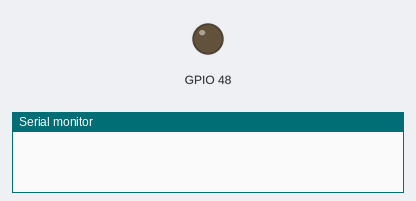
Recording of a sketch running on a simulated ESP32-S3. Shown: output pins drawn as LEDs (lit = HIGH), the last lines printed to the serial monitor. EEPROM starts erased.

Above: at 0.0 s.
At 7.6 s:
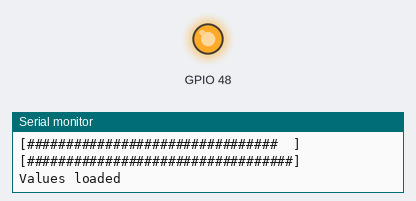
Timing chart, 0 to 9.1 s (numbered marks = the images above):
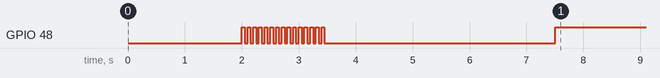

The sketch:

FlashToolUpdated_Aug16.ino
```cpp
#include <EEPROM.h>
#define dps_for 1
#define dps_mid 2
#define dps_rear 3

#define mspeed_for 4
#define mspeed_mid 5
#define mspeed_rear 6

#define brake_for 7
#define brake_mid 8
#define brake_rear 9

#define hang_for 10
#define hang_mid 11
#define hang_rear 12

#define idle_for 13
#define idle_mid 14
#define idle_rear 15

#define mode_for 16
#define mode_mid 17
#define mode_rear 18

#define burst_for 19
#define burst_mid 20
#define burst_rear 21

void setup(){
Serial.begin(9600); //start
pinMode(LED_BUILTIN, OUTPUT);
delay(2000);
Serial.println("Booted...");
EEPROM.begin(21);

for(int i = 0; i < 15; i++){  //led flash
  digitalWrite(LED_BUILTIN, HIGH);
  delay(50);
  digitalWrite(LED_BUILTIN, LOW);
  delay(50);
}


if((EEPROM.read(dps_for)) != 5){  //to make sure that we dont double write
Serial.println("Status: Started");
Serial.println("[#                                 ]");
delay(500);


EEPROM.write(dps_for, 4);
EEPROM.write(dps_mid, 6);
EEPROM.write(dps_rear, 8);
Serial.println("[########                          ]");
delay(500);

EEPROM.write(mspeed_for, 55);
EEPROM.write(mspeed_mid, 60);
EEPROM.write(mspeed_rear, 80);
Serial.println("[#############                     ]");
delay(500);

EEPROM.write(brake_for, 0);
EEPROM.write(brake_mid, 1);
EEPROM.write(brake_rear, 2);
Serial.println("[##################                ]");
delay(500);

EEPROM.write(hang_for, 20);
EEPROM.write(hang_mid, 30);
EEPROM.write(hang_rear, 40);
Serial.println("[#######################           ]");
delay(500);

EEPROM.write(idle_for, 0);
EEPROM.write(idle_mid, 0);
EEPROM.write(idle_rear, 0);
Serial.println("[############################      ]");
delay(500);

EEPROM.write(mode_for, 4);
EEPROM.write(mode_mid, 5);
EEPROM.write(mode_rear, 6);
Serial.println("[################################  ]");
delay(500);

EEPROM.write(burst_for, 2);
EEPROM.write(burst_mid, 4);
EEPROM.write(burst_rear, 5);
Serial.println("[##################################]");
delay(500);

EEPROM.commit();

Serial.println("Values loaded");
digitalWrite(LED_BUILTIN, HIGH);

delay(1400);

for(int i = 1; i < 22; i++) {
  Serial.println(EEPROM.read(i));
  delay(100);
}

}else if((EEPROM.read(dps_for)) == 4){
  Serial.print("already flashed");
  digitalWrite(LED_BUILTIN, HIGH);
  for(int i = 0; i < 3; i++){  //led flash
  digitalWrite(LED_BUILTIN, HIGH);
  delay(150);
  digitalWrite(LED_BUILTIN, LOW);
  delay(150);
}
  for(int i = 1; i < 22; i++) {
  Serial.println(EEPROM.read(i));
  delay(100);
}
}
}
void loop(){}
```
